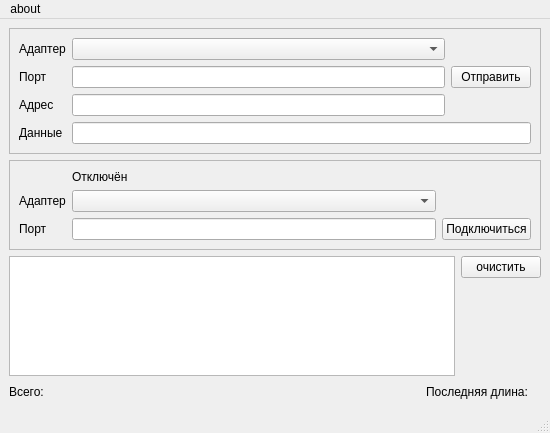
<?xml version="1.0" encoding="UTF-8"?>
<ui version="4.0">
 <class>MainWindow</class>
 <widget class="QMainWindow" name="MainWindow">
  <property name="geometry">
   <rect>
    <x>0</x>
    <y>0</y>
    <width>550</width>
    <height>433</height>
   </rect>
  </property>
  <property name="minimumSize">
   <size>
    <width>550</width>
    <height>20</height>
   </size>
  </property>
  <property name="maximumSize">
   <size>
    <width>550</width>
    <height>640</height>
   </size>
  </property>
  <property name="cursor">
   <cursorShape>ArrowCursor</cursorShape>
  </property>
  <property name="windowTitle">
   <string>UDP  TEST TOOL</string>
  </property>
  <widget class="QWidget" name="centralwidget">
   <layout class="QVBoxLayout" name="verticalLayout_3">
    <item>
     <widget class="QFrame" name="frame">
      <property name="frameShape">
       <enum>QFrame::StyledPanel</enum>
      </property>
      <property name="frameShadow">
       <enum>QFrame::Raised</enum>
      </property>
      <layout class="QVBoxLayout" name="verticalLayout">
       <item>
        <layout class="QGridLayout" name="gridLayout">
         <item row="0" column="0">
          <widget class="QLabel" name="label_3">
           <property name="text">
            <string>Адаптер</string>
           </property>
          </widget>
         </item>
         <item row="0" column="1">
          <widget class="QComboBox" name="adaptersend"/>
         </item>
         <item row="1" column="0">
          <widget class="QLabel" name="label">
           <property name="text">
            <string>Порт</string>
           </property>
          </widget>
         </item>
         <item row="1" column="1">
          <widget class="QLineEdit" name="portsend"/>
         </item>
         <item row="1" column="2">
          <widget class="QPushButton" name="sendbt">
           <property name="text">
            <string>Отправить</string>
           </property>
          </widget>
         </item>
         <item row="2" column="0">
          <widget class="QLabel" name="label_2">
           <property name="text">
            <string>Адрес</string>
           </property>
          </widget>
         </item>
         <item row="2" column="1">
          <widget class="QLineEdit" name="ipv4send"/>
         </item>
         <item row="3" column="0">
          <widget class="QLabel" name="label_4">
           <property name="text">
            <string>Данные</string>
           </property>
          </widget>
         </item>
         <item row="3" column="1" colspan="2">
          <widget class="QLineEdit" name="textinput"/>
         </item>
        </layout>
       </item>
      </layout>
     </widget>
    </item>
    <item>
     <widget class="QFrame" name="frame_2">
      <property name="frameShape">
       <enum>QFrame::StyledPanel</enum>
      </property>
      <property name="frameShadow">
       <enum>QFrame::Raised</enum>
      </property>
      <layout class="QVBoxLayout" name="verticalLayout_2">
       <item>
        <layout class="QGridLayout" name="gridLayout_2">
         <item row="1" column="0">
          <widget class="QLabel" name="label_5">
           <property name="text">
            <string>Адаптер</string>
           </property>
          </widget>
         </item>
         <item row="1" column="1">
          <widget class="QComboBox" name="adapterrcv"/>
         </item>
         <item row="0" column="1">
          <widget class="QLabel" name="label_7">
           <property name="text">
            <string>Отключён</string>
           </property>
          </widget>
         </item>
         <item row="2" column="1" rowspan="2">
          <widget class="QLineEdit" name="portrcv"/>
         </item>
         <item row="2" column="2" rowspan="2">
          <widget class="QPushButton" name="connectbt">
           <property name="text">
            <string>Подключиться</string>
           </property>
          </widget>
         </item>
         <item row="2" column="0" rowspan="2">
          <widget class="QLabel" name="label_6">
           <property name="text">
            <string>Порт</string>
           </property>
          </widget>
         </item>
        </layout>
       </item>
      </layout>
     </widget>
    </item>
    <item>
     <layout class="QGridLayout" name="gridLayout_3">
      <item row="0" column="0" rowspan="2">
       <widget class="QTextBrowser" name="textBrowser"/>
      </item>
      <item row="0" column="1">
       <widget class="QPushButton" name="clearbt">
        <property name="text">
         <string>очистить</string>
        </property>
       </widget>
      </item>
     </layout>
    </item>
    <item>
     <layout class="QHBoxLayout" name="horizontalLayout">
      <item>
       <widget class="QLabel" name="send_count">
        <property name="text">
         <string>Всего:</string>
        </property>
       </widget>
      </item>
      <item>
       <widget class="QLabel" name="totalrcv">
        <property name="text">
         <string/>
        </property>
       </widget>
      </item>
      <item>
       <spacer name="horizontalSpacer">
        <property name="orientation">
         <enum>Qt::Horizontal</enum>
        </property>
        <property name="sizeHint" stdset="0">
         <size>
          <width>40</width>
          <height>20</height>
         </size>
        </property>
       </spacer>
      </item>
      <item>
       <widget class="QLabel" name="lastlen">
        <property name="text">
         <string>Последняя длина:</string>
        </property>
       </widget>
      </item>
      <item>
       <widget class="QLabel" name="lenrcv">
        <property name="text">
         <string/>
        </property>
       </widget>
      </item>
     </layout>
    </item>
    <item>
     <spacer name="verticalSpacer">
      <property name="orientation">
       <enum>Qt::Vertical</enum>
      </property>
      <property name="sizeHint" stdset="0">
       <size>
        <width>20</width>
        <height>40</height>
       </size>
      </property>
     </spacer>
    </item>
   </layout>
  </widget>
  <widget class="QStatusBar" name="statusbar"/>
  <widget class="QMenuBar" name="menubar">
   <property name="geometry">
    <rect>
     <x>0</x>
     <y>0</y>
     <width>550</width>
     <height>22</height>
    </rect>
   </property>
   <widget class="QMenu" name="menuudp_test_tool">
    <property name="title">
     <string>about </string>
    </property>
   </widget>
   <addaction name="menuudp_test_tool"/>
  </widget>
 </widget>
 <resources/>
 <connections/>
</ui>
